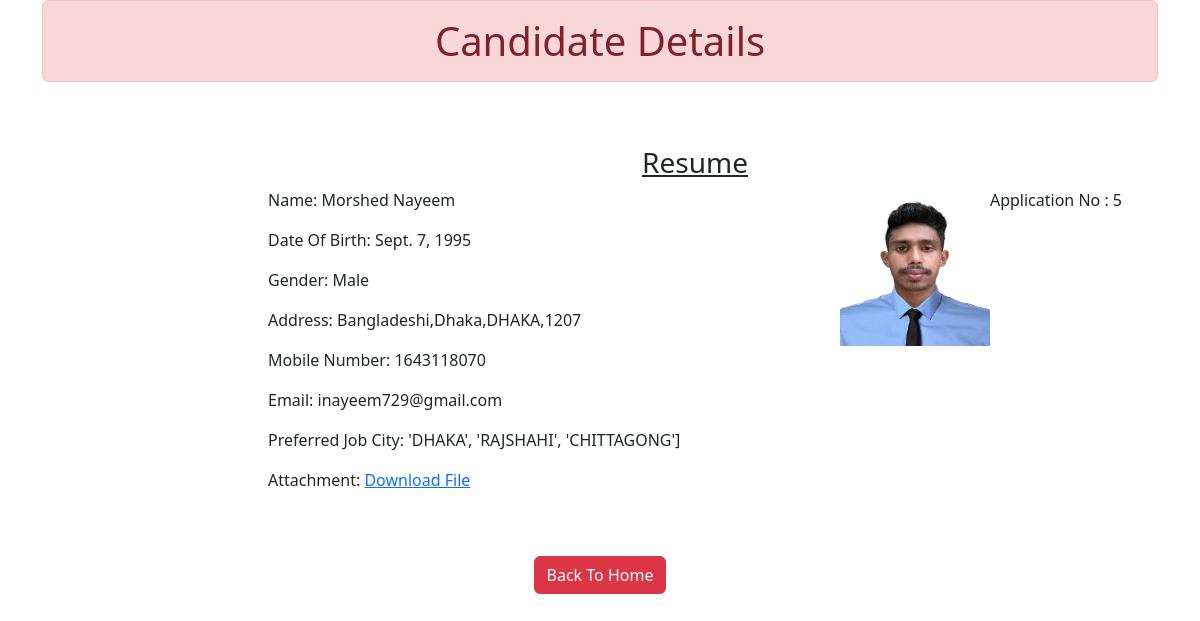
The page /5 on the database its author committed.
### myapp/models.py (models this page shows)
class Resume(models.Model):
    name= models.CharField(max_length=70)
    dob = models.DateField(auto_now=False, auto_now_add=False)
    gender = models.CharField(max_length=70)
    locality= models.CharField(max_length=70)
    city= models.CharField(max_length=100)
    pin= models.PositiveIntegerField()
    state = models.CharField(choices= STATE_CHOISE, max_length=100)
    mobile= models.PositiveIntegerField()
    email= models.EmailField()
    job_city=models.CharField(max_length=50)
    profile_image = models.ImageField(upload_to='profileimg', blank=True)
    my_file=models.FileField(upload_to='doc',blank=True)

### myapp/views.py (the view)
# urls.py: path('<int:pk>', views.CandidateView.as_view(), name ='candidate')
class CandidateView(View):
    def get(self, request, pk):
        candidate = Resume.objects.get(pk=pk)
        return render(request, "candidate.html",{'candidate':candidate})

### myapp/templatetags/myfilter.py (called while the page is built)
@register.filter(name='remove_special')
def remove_chars(value,arg):
    for character in arg:
        value= value.replace(character, "")
        return value

### templates/candidate.html (shortened to what this page needs)
{% load myfilter %}
<!DOCTYPE html>
<html lang="en">
<head>
    <link href="https://cdn.jsdelivr.net/npm/bootstrap@5.2.1/dist/css/bootstrap.min.css" rel="stylesheet">
</head>
<body>
    <div class="container">
        <h1 class = "alert alert-danger text-center">Candidate Details</h1>
        <div class="row">
            <div class="col-sm-10 p-5 offset-sm-2">
                <h3 class="text-center"><u>Resume</u></h3>
                <p class="float-end">Application No : {{candidate.id}}</p>
                <img src="{{candidate.profile_image.url}}" alt="" class="image-fluid image-thumbnail mt-2 float-end" width="150" height="150">
                <p>Name: {{candidate.name}} </p>
                <p>Date Of Birth: {{candidate.dob}} </p>
                <p>Gender: {{candidate.gender}} </p>
                <p>Address: {{candidate.locality}},{{candidate.city}},{{candidate.state}},{{candidate.pin}} </p>
                <p>Mobile Number: {{candidate.mobile}} </p>
                <p>Email: {{candidate.email}} </p>
                <p>Preferred Job City: {{candidate.job_city|remove_special:"[]'"}} </p>
                <p>Attachment: <a href="{{candidate.my_files.url}}">Download File</a> </p>
        </div>
        <div class="container text-center">
            <a href="/" class="btn btn-danger">Back To Home</a>
        </div>
    </div>
</body>
</html>

### rows shown on the page
Resume: id "5", profile_image (picture), name "Morshed Nayeem", dob "Sept. 7, 1995", gender "Male", locality "Bangladeshi", city "Dhaka", state "DHAKA", pin "1207", mobile "1643118070", email "inayeem729@gmail.com", job_city|remove_special "'DHAKA', 'RAJSHAHI', 'CHITTAGONG']"
